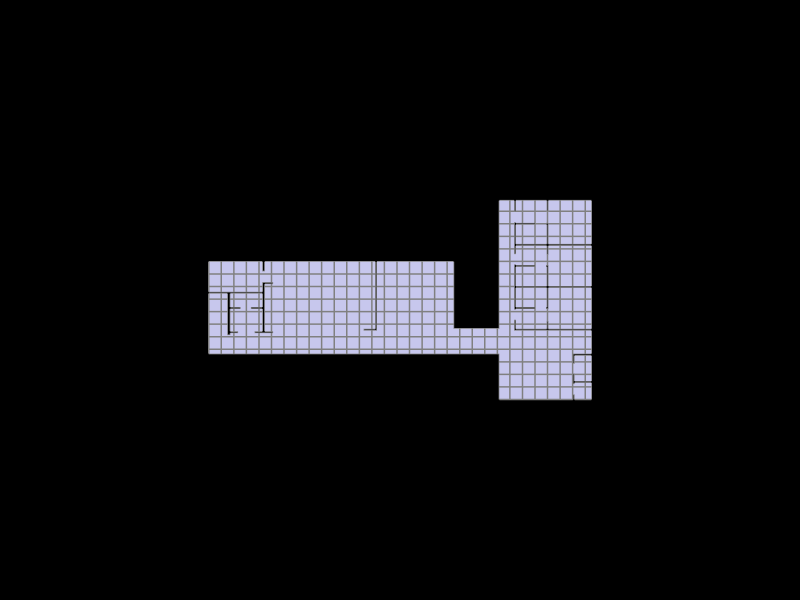

Notebook code cell kept with this figure:
### Markdown cell above
## 8. Show the floor plan and the grid

### Code cell
Topology.Show(floor_face, grid,
              camera=[0, 0, 6],
              faceColor=[210, 210, 250],
              faceOpacity=1,
              edgeColor="grey",
              edgeWidth=3,
              showVertices=False,
              backgroundColor="black",
              width=800, height=600,
              renderer=renderer)

### Figure 1 — Plotly figure (JSON) as saved in the notebook; plotly's stock layout.template omitted (floating-point values rounded to 4 significant figures; data arrays with more than 128 entries replaced by an {"elided": "..."} marker saying what was removed)
{"data": [{"hoverinfo": "text", "legendgroup": "2", "legendrank": 2, "line": {"color": "grey", "dash": "solid", "width": 3}, "marker": {"size": 0}, "mode": "lines", "name": "1: Untitled (Edges)", "showlegend": false, "text": "", "type": "scatter3d", "x": {"elided": "408 float values"}, "y": {"elided": "408 float values"}, "z": {"elided": "408 int values"}}, {"cmax": 1, "cmin": 0, "color": "#D2D2FA", "colorscale": [[0, "#440154"], [0.1111, "#482878"], [0.2222, "#3e4989"], [0.3333, "#31688e"], [0.4444, "#26828e"], [0.5556, "#1f9e89"], [0.6667, "#35b779"], [0.7778, "#6ece58"], [0.8889, "#b5de2b"], [1, "#fde725"]], "flatshading": true, "hoverinfo": "text", "hovertext": "", "i": {"elided": "134 int values"}, "j": {"elided": "134 int values"}, "k": {"elided": "134 int values"}, "legendgroup": "3", "legendrank": 3, "lighting": {"facenormalsepsilon": 0}, "name": "1: Untitled (Faces)", "opacity": 1, "showlegend": false, "showscale": false, "text": "", "type": "mesh3d", "x": {"elided": "136 float values"}, "y": {"elided": "136 float values"}, "z": {"elided": "136 int values"}}, {"hoverinfo": "text", "legendgroup": "6", "legendrank": 6, "line": {"color": "grey", "dash": "solid", "width": 3}, "marker": {"size": 0}, "mode": "lines", "name": "2: Untitled (Edges)", "showlegend": false, "text": "", "type": "scatter3d", "x": {"elided": "357 float values"}, "y": {"elided": "357 float values"}, "z": {"elided": "357 int values"}}], "layout": {"autosize": true, "height": 600, "margin": {"b": 40, "l": 40, "r": 40, "t": 40}, "paper_bgcolor": "#000000", "plot_bgcolor": "#000000", "scene": {"aspectmode": "data", "camera": {"center": {"x": 0, "y": 0, "z": 0}, "eye": {"x": 0, "y": 0, "z": 6}, "projection": {"type": "perspective"}, "up": {"x": 0, "y": 1, "z": 0}}, "xaxis": {"visible": false}, "yaxis": {"visible": false}, "zaxis": {"visible": false}}, "showlegend": true, "width": 800, "xaxis": {"showgrid": false, "visible": false, "zeroline": false}, "yaxis": {"showgrid": false, "visible": false, "zeroline": false}}}
